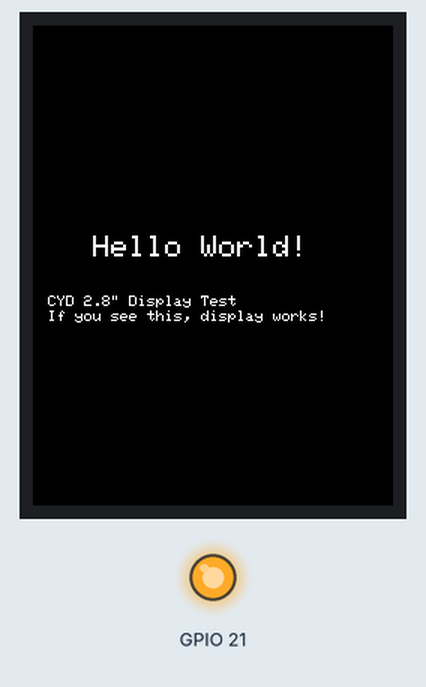
Recording of a sketch running on a simulated ESP32. On the bench: 240×320 colour display, output pins drawn as LEDs (lit = HIGH). What the sketch prints to the serial monitor is not drawn.

Above: at 1.3 s.
At 2.1 s:
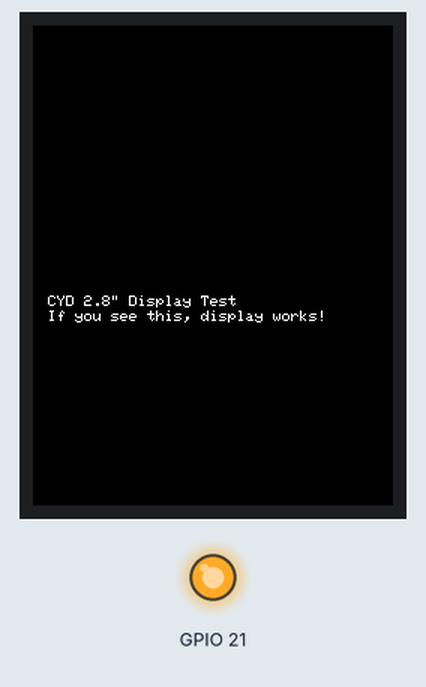

The sketch:

01-display-hello.ino
```cpp
// Test 01: Display "Hello World" - Basic TFT_eSPI functionality test
// Tests the most basic display operation to verify configuration

#include <TFT_eSPI.h>

TFT_eSPI tft = TFT_eSPI();

void setup() {
  Serial.begin(115200);
  delay(1000);

  Serial.println("\n=== CYD Display Hello World Test ===");
  Serial.println("Testing basic display initialization...");

  // Initialize display
  tft.init();
  tft.setRotation(0);  // Portrait orientation (240x320)

  // Turn on backlight (GPIO21 for BOTH variants)
  pinMode(21, OUTPUT);
  digitalWrite(21, HIGH);

  // Clear screen to black
  tft.fillScreen(TFT_BLACK);

  // Set text parameters
  tft.setTextColor(TFT_WHITE, TFT_BLACK);
  tft.setTextSize(2);

  // Display Hello World (adjusted for portrait)
  tft.setCursor(40, 140);
  tft.println("Hello World!");

  // Display variant info
  tft.setTextSize(1);
  tft.setCursor(10, 180);
  tft.println("CYD 2.8\" Display Test");
  tft.setCursor(10, 190);
  tft.println("If you see this, display works!");

  // Report success to serial
  Serial.println("Display initialized successfully");
  Serial.print("Display driver: ");
  #ifdef ILI9341_DRIVER
    Serial.println("ILI9341");
  #elif defined(ST7789_DRIVER)
    Serial.println("ST7789");
  #else
    Serial.println("Unknown");
  #endif

  Serial.print("Display size: ");
  Serial.print(tft.width());
  Serial.print(" x ");
  Serial.println(tft.height());

  Serial.println("\nTest PASSED - Display showing Hello World");
}

void loop() {
  // Blink the text every 2 seconds
  static bool visible = true;
  static unsigned long lastToggle = 0;

  if (millis() - lastToggle > 2000) {
    lastToggle = millis();
    visible = !visible;

    tft.setTextSize(2);
    tft.setCursor(40, 140);

    if (visible) {
      tft.setTextColor(TFT_WHITE, TFT_BLACK);
      tft.println("Hello World!");
      Serial.println("Text visible");
    } else {
      tft.setTextColor(TFT_BLACK, TFT_BLACK);
      tft.println("Hello World!");
      Serial.println("Text hidden");
    }
  }
}
```

Measured:
- what the display in image 0 shows lasts 0.8 s, from 1.2 s to 2.0 s
- what the display in image 1 shows lasts 2.0 s, from 2.0 s to 4.0 s
